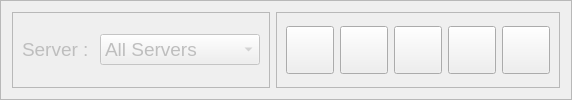
                        <widget class="QFrame" name="URL_ButtonFrame">
                         <property name="sizePolicy">
                          <sizepolicy hsizetype="Expanding" vsizetype="Maximum">
                           <horstretch>0</horstretch>
                           <verstretch>200</verstretch>
                          </sizepolicy>
                         </property>
                         <property name="frameShape">
                          <enum>QFrame::StyledPanel</enum>
                         </property>
                         <property name="frameShadow">
                          <enum>QFrame::Raised</enum>
                         </property>
                         <layout class="QHBoxLayout" name="horizontalLayout_6">
                          <item alignment="Qt::AlignLeft">
                           <widget class="QFrame" name="frame_3">
                            <property name="frameShape">
                             <enum>QFrame::StyledPanel</enum>
                            </property>
                            <property name="frameShadow">
                             <enum>QFrame::Raised</enum>
                            </property>
                            <layout class="QHBoxLayout" name="horizontalLayout_8">
                             <item>
                              <widget class="QLabel" name="label_2">
                               <property name="enabled">
                                <bool>false</bool>
                               </property>
                               <property name="sizePolicy">
                                <sizepolicy hsizetype="Maximum" vsizetype="Maximum">
                                 <horstretch>0</horstretch>
                                 <verstretch>0</verstretch>
                                </sizepolicy>
                               </property>
                               <property name="styleSheet">
                                <string notr="true">font: 14pt ;</string>
                               </property>
                               <property name="text">
                                <string>Server : </string>
                               </property>
                              </widget>
                             </item>
                             <item>
                              <widget class="QComboBox" name="ServersChoose_Combox">
                               <property name="enabled">
                                <bool>false</bool>
                               </property>
                               <property name="sizePolicy">
                                <sizepolicy hsizetype="Maximum" vsizetype="Maximum">
                                 <horstretch>0</horstretch>
                                 <verstretch>0</verstretch>
                                </sizepolicy>
                               </property>
                               <property name="minimumSize">
                                <size>
                                 <width>160</width>
                                 <height>0</height>
                                </size>
                               </property>
                               <property name="styleSheet">
                                <string notr="true">border-color: rgb(102, 204, 255);
font: 14pt ;</string>
                               </property>
                               <item>
                                <property name="text">
                                 <string>All Servers</string>
                                </property>
                               </item>
                              </widget>
                             </item>
                            </layout>
                           </widget>
                          </item>
                          <item alignment="Qt::AlignRight">
                           <widget class="QFrame" name="frame_4">
                            <property name="frameShape">
                             <enum>QFrame::StyledPanel</enum>
                            </property>
                            <property name="frameShadow">
                             <enum>QFrame::Raised</enum>
                            </property>
                            <layout class="QHBoxLayout" name="horizontalLayout_13">
                             <item>
                              <widget class="QPushButton" name="URLSearch_btn">
                               <property name="sizePolicy">
                                <sizepolicy hsizetype="Preferred" vsizetype="Preferred">
                                 <horstretch>0</horstretch>
                                 <verstretch>0</verstretch>
                                </sizepolicy>
                               </property>
                               <property name="minimumSize">
                                <size>
                                 <width>48</width>
                                 <height>48</height>
                                </size>
                               </property>
                               <property name="maximumSize">
                                <size>
                                 <width>48</width>
                                 <height>48</height>
                                </size>
                               </property>
                               <property name="styleSheet">
                                <string notr="true">background-position:center;
background-repeat: no-repeat;
background-image: url(:/icons/images/icons/cil-find-in-page.png);</string>
                               </property>
                               <property name="text">
                                <string/>
                               </property>
                              </widget>
                             </item>
                             <item>
                              <widget class="QPushButton" name="URLCheck_btn">
                               <property name="sizePolicy">
                                <sizepolicy hsizetype="Preferred" vsizetype="Expanding">
                                 <horstretch>0</horstretch>
                                 <verstretch>0</verstretch>
                                </sizepolicy>
                               </property>
                               <property name="minimumSize">
                                <size>
                                 <width>48</width>
                                 <height>48</height>
                                </size>
                               </property>
                               <property name="maximumSize">
                                <size>
                                 <width>48</width>
                                 <height>48</height>
                                </size>
                               </property>
                               <property name="styleSheet">
                                <string notr="true">background-image: url(:/icons/images/icons/cil-reload.png);
background-position:center;
background-repeat: no-repeat;</string>
                               </property>
                               <property name="text">
                                <string/>
                               </property>
                               <property name="autoDefault">
                                <bool>false</bool>
                               </property>
                              </widget>
                             </item>
                             <item>
                              <widget class="QPushButton" name="URLDelete_btn">
                               <property name="sizePolicy">
                                <sizepolicy hsizetype="Preferred" vsizetype="Expanding">
                                 <horstretch>0</horstretch>
                                 <verstretch>0</verstretch>
                                </sizepolicy>
                               </property>
                               <property name="minimumSize">
                                <size>
                                 <width>48</width>
                                 <height>48</height>
                                </size>
                               </property>
                               <property name="maximumSize">
                                <size>
                                 <width>48</width>
                                 <height>48</height>
                                </size>
                               </property>
                               <property name="styleSheet">
                                <string notr="true">background-position:center;
background-repeat: no-repeat;
background-image: url(:/images/images/images/test.png);</string>
                               </property>
                               <property name="text">
                                <string/>
                               </property>
                              </widget>
                             </item>
                             <item>
                              <widget class="QPushButton" name="URLCopy_btn">
                               <property name="sizePolicy">
                                <sizepolicy hsizetype="Preferred" vsizetype="Expanding">
                                 <horstretch>0</horstretch>
                                 <verstretch>0</verstretch>
                                </sizepolicy>
                               </property>
                               <property name="minimumSize">
                                <size>
                                 <width>48</width>
                                 <height>48</height>
                                </size>
                               </property>
                               <property name="maximumSize">
                                <size>
                                 <width>48</width>
                                 <height>48</height>
                                </size>
                               </property>
                               <property name="styleSheet">
                                <string notr="true">background-position:center;
background-repeat: no-repeat;
background-image: url(:/icons/images/icons/icon_restore.png);</string>
                               </property>
                               <property name="text">
                                <string/>
                               </property>
                              </widget>
                             </item>
                             <item>
                              <widget class="QPushButton" name="URLSave_btn">
                               <property name="sizePolicy">
                                <sizepolicy hsizetype="Maximum" vsizetype="Maximum">
                                 <horstretch>0</horstretch>
                                 <verstretch>0</verstretch>
                                </sizepolicy>
                               </property>
                               <property name="minimumSize">
                                <size>
                                 <width>48</width>
                                 <height>48</height>
                                </size>
                               </property>
                               <property name="maximumSize">
                                <size>
                                 <width>48</width>
                                 <height>48</height>
                                </size>
                               </property>
                               <property name="styleSheet">
                                <string notr="true">background-image: url(:/icons/images/icons/cil-save.png);
background-position:center;
background-repeat: no-repeat;</string>
                               </property>
                               <property name="text">
                                <string/>
                               </property>
                              </widget>
                             </item>
                            </layout>
                           </widget>
                          </item>
                         </layout>
                        </widget>
